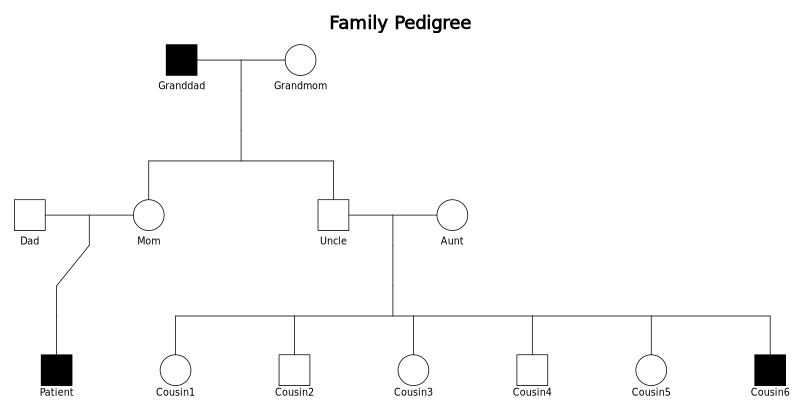

Here is the R script that generated this plot:
# Load kinship2 package
library(kinship2)
library(dplyr)
library(pedtools)

# Plot helper function

## Function to create plot of pedigree
plot_pedigree <- function(core_ped, output_dir = ".", labels, colors, carriers, plottitle, title) {
 
  # Prepare data for pedigree creation
  ped_plot <- ped(
    id = core_ped$id,
    fid = core_ped$dadid,
    mid = core_ped$momid,
    sex = core_ped$sex,
    isConnected = TRUE
  )

  # Save plot
  png(file = file.path(output_dir, plottitle), width = 800, height = 400)

  plot(
    ped_plot,
    title = title,
    fill = colors,
    cex = 1.5,
    labs = rep("", nrow(core_ped)),
    textAnnot = list(bottom = list(core_ped$labels, offset = 0.5, cex = 0.8))
  )
  dev.off()
  
  cat("Plot saved \n") 
}

# Define individuals: IDs 1-8

pedigree_data <- data.frame(
    # Assign father and mother IDs, 0 for founders (no parents)
    id = 1:13,
    # Fathers of each individual (0 if founder)
    dadid = c(0,0, 0,1,1,0, 3,5,5,5,5,5,5),
    # Mothers of each individual (0 if founder)
    momid = c(0,0, 0,2,2,0, 4,6,6,6,6,6,6),
    # Sex vector: 1 = male, 2 = female
    sex = c(1,2, 1,2,1,2, 1,2,1,2,1,2,1),
    labels = c("Granddad", "Grandmom", "Dad", "Mom", "Uncle", "Aunt", "Patient\n\n", "Cousin1\n\n", "Cousin2\n\n", "Cousin3\n\n", "Cousin4\n\n", "Cousin5\n\n", "Cousin6\n\n")
)

# ## Create coloring
# pedigree_data_expanded <- pedigree_data %>%
#   mutate(
#     Healthy = ifelse(labels %in% c("Granddad", "Grandmom", "Mom", "Dad", "Uncle", "Aunt", "Cousin1\n\n"), 1, 0),  
#     Index = ifelse(labels %in% c("Patient\n\n"), 1, 0),  
#     Individual_Name = labels
#   )

# # Assign colors
# colors <- case_when(
#   pedigree_data_expanded$Healthy == 1 ~ "white",
#   pedigree_data_expanded$Index == 1 ~ "black",
#   TRUE ~ "white"
# )

# print(pedigree_data_expanded)
# print(pedigree_data_expanded$labels)

# plottitle = "example_ped.png"
# title = "Family Pedigree"
# plot_pedigree(pedigree_data_expanded, labels = labels, colors = colors, carriers=carriers, plottitle = plottitle, title=title)



# ## Create coloring
# pedigree_data_expanded <- pedigree_data %>%
#   mutate(
#     Healthy = ifelse(labels %in% c("Grandmom", "Mom", "Dad", "Uncle", "Aunt", "Cousin1\n\n"), 1, 0),  
#     Index = ifelse(labels %in% c("Patient\n\n"), 1, 0),  
#     ALS = ifelse(labels %in% c("Granddad"), 1, 0),  
#     Individual_Name = labels
#   )

# # Assign colors
# colors <- case_when(
#   pedigree_data_expanded$Healthy == 1 ~ "white",
#   pedigree_data_expanded$Index == 1 ~ "black",
#   pedigree_data_expanded$ALS == 1 ~ "red",
#   TRUE ~ "white"
# )

# print(pedigree_data_expanded)
# print(pedigree_data_expanded$labels)

# plottitle = "example_ped.png"
# title = "Family Pedigree"
# plot_pedigree(pedigree_data_expanded, labels = labels, colors = colors, carriers=carriers, plottitle = plottitle, title=title)


# ## Create coloring
# pedigree_data_expanded <- pedigree_data %>%
#   mutate(
#     Healthy = ifelse(labels %in% c("Grandmom", "Mom", "Dad", "Aunt", "Cousin1\n\n"), 1, 0),  
#     Index = ifelse(labels %in% c("Patient\n\n"), 1, 0),  
#     ALS = ifelse(labels %in% c("Granddad"), 1, 0),  
#     FTD = ifelse(labels %in% c("Uncle"), 1, 0),  
#     Individual_Name = labels
#   )

# # Assign colors
# colors <- case_when(
#   pedigree_data_expanded$Healthy == 1 ~ "white",
#   pedigree_data_expanded$Index == 1 ~ "black",
#   pedigree_data_expanded$ALS == 1 ~ "red",
#   pedigree_data_expanded$FTD == 1 ~ "pink",
#   TRUE ~ "white"
# )

# print(pedigree_data_expanded)
# print(pedigree_data_expanded$labels)

# plottitle = "example_ped.png"
# title = "Family Pedigree"
# plot_pedigree(pedigree_data_expanded, labels = labels, colors = colors, carriers=carriers, plottitle = plottitle, title=title)



## Create coloring
pedigree_data_expanded <- pedigree_data %>%
  mutate(
    Healthy = ifelse(labels %in% c("Grandmom", "Mom", "Dad", "Uncle", "Aunt", "Cousin1\n\n", "Cousin2\n\n", "Cousin3\n\n", "Cousin4\n\n", "Cousin5\n\n"), 1, 0),  
    Index = ifelse(labels %in% c("Patient\n\n"), 1, 0),  
    ALS = ifelse(labels %in% c("Granddad", "Cousin6\n\n"), 1, 0),  
    Individual_Name = labels
  )

# Assign colors
colors <- case_when(
  pedigree_data_expanded$Healthy == 1 ~ "white",
  pedigree_data_expanded$Index == 1 ~ "black",
  pedigree_data_expanded$ALS == 1 ~ "black",
  TRUE ~ "white"
)

print(pedigree_data_expanded)
print(pedigree_data_expanded$labels)

plottitle = "example_ped.png"
title = "Family Pedigree"
plot_pedigree(pedigree_data_expanded, labels = labels, colors = colors, carriers=carriers, plottitle = plottitle, title=title)
